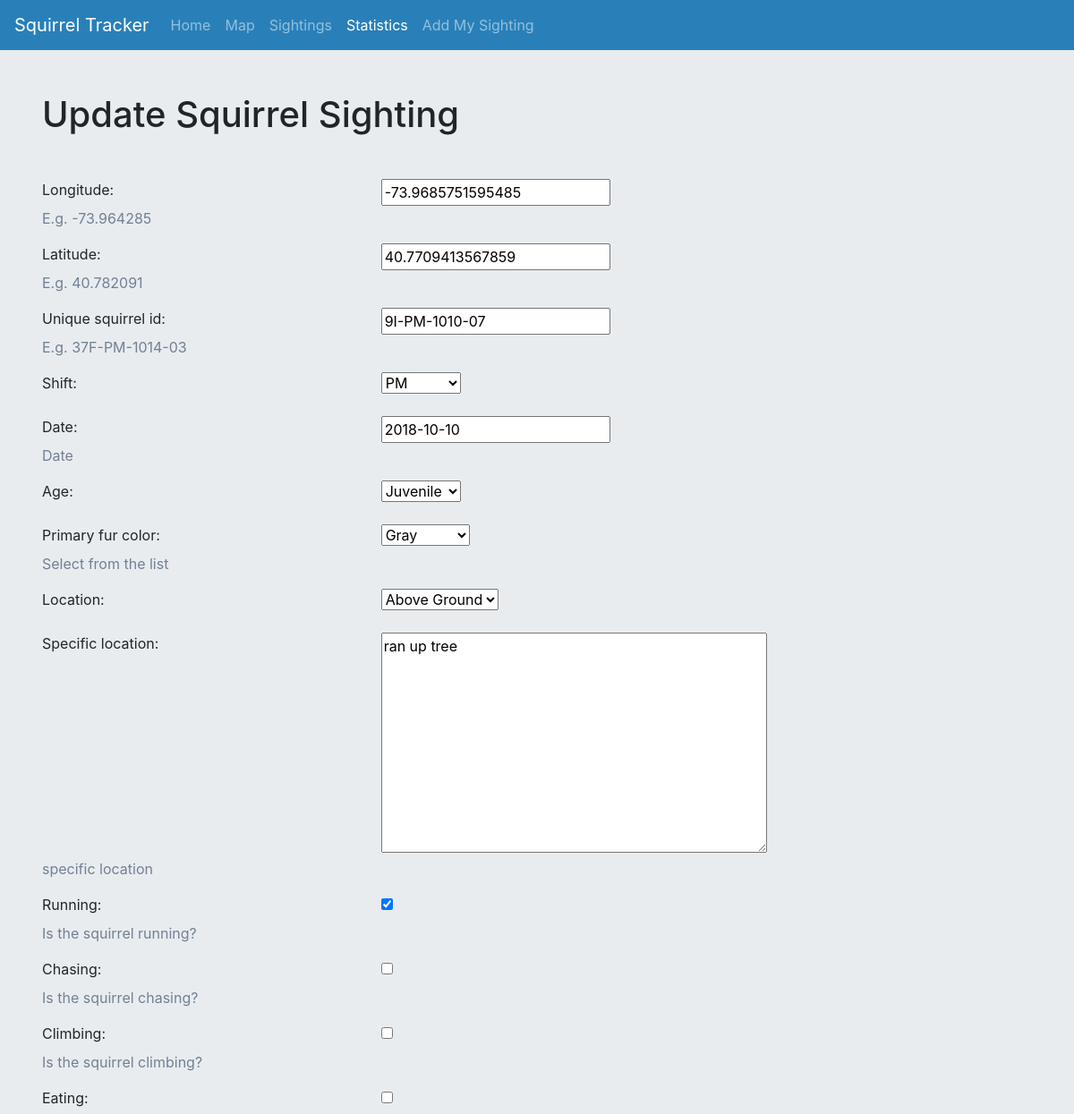
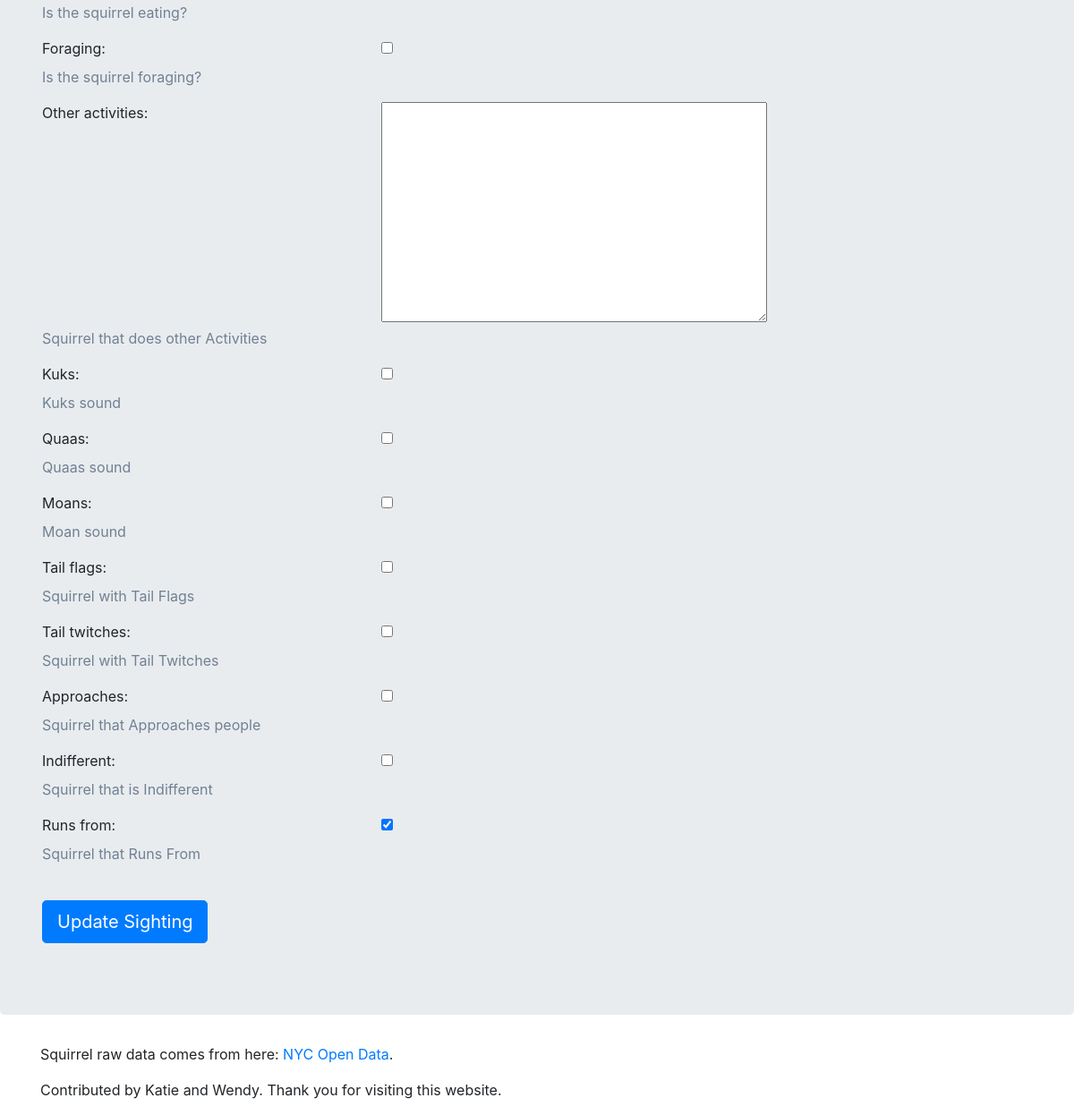
The page /sightings/9I-PM-1010-07/ on the database its author committed (2 pictures, top to bottom).
### squirrel_tracker/models.py (models this page shows, shortened)
class Squirrel(models.Model):
    Longitude = models.FloatField(
        help_text = _('E.g. -73.964285'),
    )
    Latitude  = models.FloatField(
        help_text = _('E.g. 40.782091'),
    )
    Unique_squirrel_id = models.CharField(
        max_length = 20,
        primary_key = True,
        default = None,
        help_text = _('E.g. 37F-PM-1014-03')
    )
    PM = 'PM'
    AM = 'AM'
    SHIFT_CHOICES = [
        (PM, _('PM')),
        (AM, _('AM')),
    ]
    Shift = models.CharField(
        max_length = 10,
        choices = SHIFT_CHOICES,
        blank = True,# or default=AM
    )
    Date = models.DateField(
        help_text =_('Date'),
    )
    ADULT = 'Adult'
    JUVENILE = 'Juvenile'
    AGE_CHOICES = [
        (ADULT, _('Adult')),
        (JUVENILE, _('Juvenile')),
    ]
    Age = models.CharField(
        max_length = 15,
        choices = AGE_CHOICES,
        blank = True,
    )
    GRAY = 'Gray'
    CINNAMON  = 'Cinnamon'
    BLACK = 'Black'
    FURColor_CHOICES = [
        (GRAY, _('Gray')),
        (CINNAMON, _('Cinnamon')),
        (BLACK, _('Black')),
        ]
    Primary_fur_color = models.CharField(
        max_length = 15,
        help_text = _('Select from the list'),
        choices = FURColor_CHOICES,
        blank = True,
    )
    GROUND_PLANE = 'Ground Plane'
    ABOVE_GROUND = 'Above Ground'
    LOCATION_CHOICES = [
        (GROUND_PLANE, _('Ground Plane')),
        (ABOVE_GROUND, _('Above Ground')),
    ]
    Location = models.CharField(
        max_length = 20,
        choices = LOCATION_CHOICES,
        blank = True,
    )
    Specific_location = models.TextField(
        blank = True,
        help_text=('specific location'),
        max_length=100
    )
    Running = models.BooleanField(
        help_text = _('Is the squirrel running?'),
    )
    Chasing = models.BooleanField(
        help_text = _('Is the squirrel chasing?'),
    )
    Climbing = models.BooleanField(
        help_text = _('Is the squirrel  climbing?'),
    )
    Eating = models.BooleanField(
        help_text = _('Is the squirrel eating?'),
    )
    Foraging = models.BooleanField(
        help_text = _('Is the squirrel foraging?'),
    )
    Other_activities = models.TextField(
        help_text=_('Squirrel that does other Activities'),
        blank = True,
    )
    Kuks = models.BooleanField(
        help_text = _('Kuks sound'),
    )
    Quaas = models.BooleanField(
        help_text = _('Quaas sound'),
    )
    Moans = models.BooleanField(
        help_text = _('Moan sound'),
    )
    Tail_flags = models.BooleanField(
        help_text = _('Squirrel with Tail Flags'),
    )
    Tail_twitches = models.BooleanField(
        help_text = _('Squirrel with Tail Twitches'),
    )
    Approaches = models.BooleanField(
        help_text = _('Squirrel that Approaches people'),
    )
    Indifferent = models.BooleanField(
        help_text = _('Squirrel that is Indifferent'),
    )
    Runs_from = models.BooleanField(
        help_text = _('Squirrel that Runs From'),
    )

### squirrel_tracker/views.py (the view)
# urls.py: path('sightings/<squirrel_id>/', views.sightings_update, name='update'),
def sightings_update(request, squirrel_id):
    squirrel = get_object_or_404(Squirrel, Unique_squirrel_id=squirrel_id)
    form = SquirrelForm(request.POST or None, instance=squirrel)
    if request.method == 'POST':
        if form.is_valid():
            updated_squirrel = form.save(commit=False)
            updated_squirrel.save()
            squirrel_id = updated_squirrel.Unique_squirrel_id
            return redirect(f'/sightings/#{squirrel_id}')
    else:
        form = SquirrelForm(instance=squirrel)
    context = {
        'form': form,
    }
    return render(request, 'sightings/update.html', context)

### squirrel_tracker/forms.py
class SquirrelForm(ModelForm):
    def as_div(self):
        return self._html_output(
            normal_row="""<div class="form-group row %(html_class_attr)s">
	<div class="col-4">%(label)s</div>
	<div class="col-8">%(field)s</div>
	<div class="col-4" style="color: #718093;">%(help_text)s</div>
	<div class="col-4" style="color: #e84118;">%(errors)s</div>
</div>""",
            error_row='<div class="error">%s</div>',
            row_ender='</div>',
            help_text_html=' <div class="help-block">%s</div>',
            errors_on_separate_row=False,
        )
    class Meta:
        model = Squirrel
        fields = '__all__'

### squirrel_tracker/templates/sightings/update.html (shortened to what this page needs)
<!DOCTYPE html>
<html lang="en">
<head>
    <link rel="stylesheet" href="https://maxcdn.bootstrapcdn.com/bootstrap/4.0.0/css/bootstrap.min.css"
>
</head>
<body>
<nav class="navbar navbar-expand-md navbar-dark fixed-top"
     style="background-color: #2980b9;">
    <a class="navbar-brand" href="#">Squirrel Tracker</a>
    <div class="collapse navbar-collapse" id="navbarsExampleDefault">
        <ul class="navbar-nav mr-auto">
            <li class="nav-item">
                <a class="nav-link" href="/">Home</a>
            </li>
            <li class="nav-item">
                <a class="nav-link" href="/map">Map</a>
            </li>
            <li class="nav-item">
                <a class="nav-link" href="/sightings">Sightings</a>
            </li>
            <li class="nav-item active">
                <a class="nav-link" href="/sightings/stats">Statistics<span class="sr-only">(current)</span></a>
            </li>
            <li class="nav-item">
                <a class="nav-link" href="/sightings/add">Add My Sighting</a>
            </li>
        </ul>
    </div>
</nav>
<div role="main">
    <div class="jumbotron">
        <div class="container">
            <h1 style="margin-top: 40px;">Update Squirrel Sighting</h1>
            <br/>
            <p>
            <form method="post">
              {{ form.as_div }}
              <br>
              <input class="btn btn-primary btn-lg" type="submit" name="Submit" value="Update Sighting">
            </form>
            </p>
        </div>
    </div>
</div>
<footer class="container">
    <p> Squirrel raw data comes from here: <a
            href="https://data.cityofnewyork.us/Environment/2018-Central-Park-Squirrel-Census-Squirrel-Data/vfnx-vebw"
            target="_blank">NYC Open Data</a>.</p>
    <p>
        Contributed by Katie and Wendy. Thank you for visiting this website.
    </p>
</footer>
</body>
</html>

### rows shown on the page
Squirrel: Longitude "-73.9685751595485", Latitude "40.7709413567859", Unique_squirrel_id "9I-PM-1010-07", Shift "PM", Date "2018-10-10", Age "Juvenile", Primary_fur_color "Gray", Location "Above Ground", Specific_location "ran up tree", Running "☑", Runs_from "☑"
